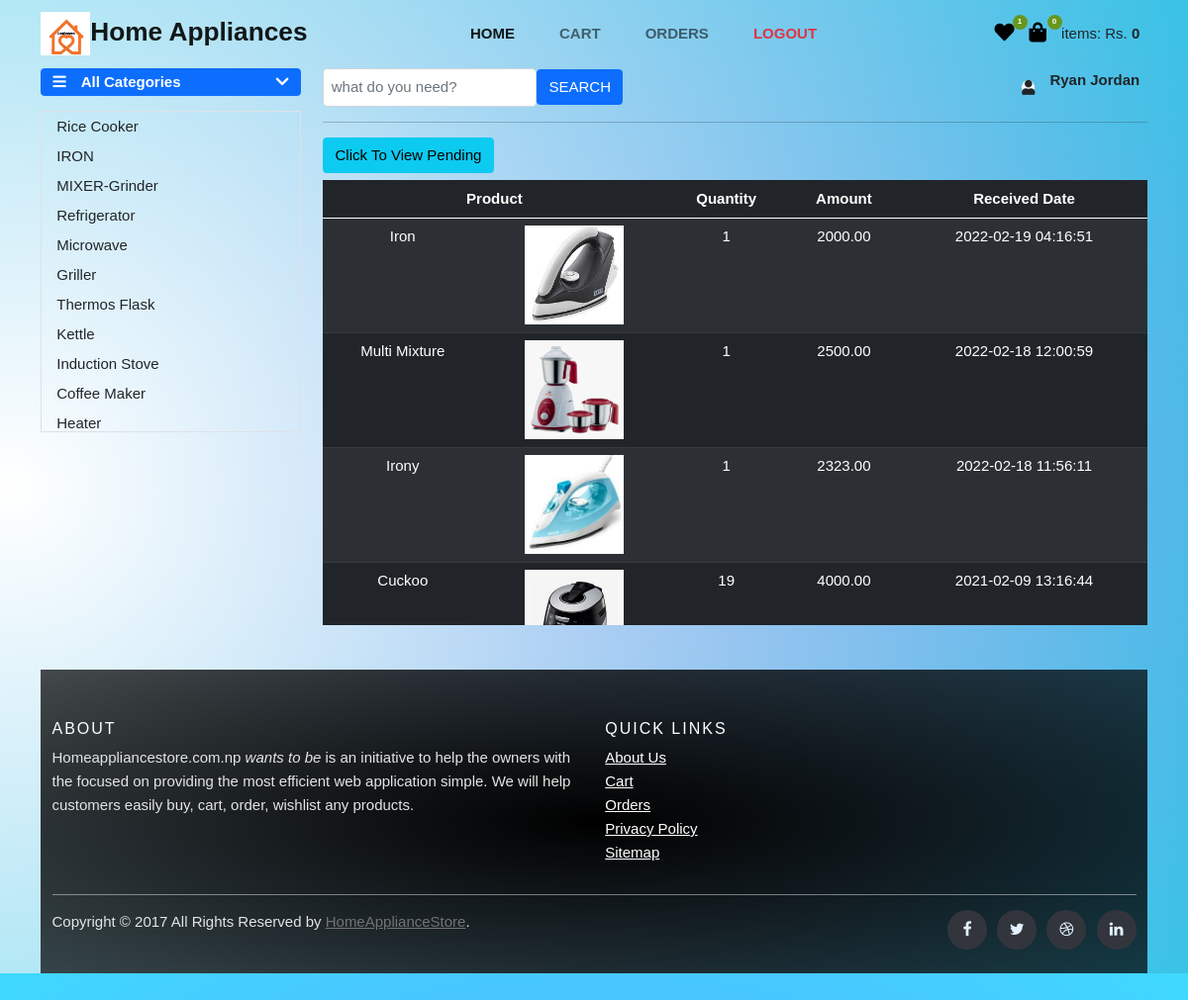
The app's page /public/ordersuccess.php (signed in) with its own data.
### tables this page shows
CREATE TABLE `categories` (
  `ct_id` bigint(20) NOT NULL,
  `ct_name` varchar(255) NOT NULL,
  `ct_desc` varchar(255) NOT NULL
);

CREATE TABLE `customers` (
  `cus_id` bigint(20) NOT NULL,
  `email` varchar(255) NOT NULL,
  `password` varchar(255) NOT NULL,
  `name` varchar(255) NOT NULL,
  `login_type` varchar(255) NOT NULL,
  `contact` text NOT NULL
);

CREATE TABLE `orders` (
  `id` bigint(20) NOT NULL,
  `customer_id` bigint(20) NOT NULL,
  `productid` bigint(20) NOT NULL,
  `quantity` int(11) NOT NULL,
  `payment_type` text NOT NULL,
  `amount` decimal(10,2) NOT NULL,
  `order_date` timestamp NOT NULL DEFAULT current_timestamp() ON UPDATE current_timestamp(),
  `order_address` varchar(255) NOT NULL,
  `order_delivered` tinyint(1) NOT NULL,
  `payment_received` tinyint(1) NOT NULL,
  `sold` tinyint(1) NOT NULL,
  `bill_no` varchar(255) NOT NULL
);

CREATE TABLE `products` (
  `pr_id` bigint(20) NOT NULL,
  `pr_name` varchar(255) NOT NULL,
  `pr_desc` varchar(255) NOT NULL,
  `pr_img` varchar(255) NOT NULL,
  `pr_price` decimal(10,2) NOT NULL,
  `pr_qty` int(10) NOT NULL,
  `cat_id` bigint(20) NOT NULL,
  `pr_brand` varchar(255) NOT NULL,
  `stock` int(10) NOT NULL
);

### helpers/functions.php (called while the page is built, shortened)
<?php
function cLogged(){
    if(isset($_SESSION['customer'])){
        return true;
    }else{
        return false;
    }
}

### classes/dbh.class.php (called while the page is built)
<?php
class Dbh {
    private $host = "localhost";
    private $user = "root";
    private $pwd = "";
    private $dbName = "project";
    public function connect () {
        $dsn = 'mysql:host=' . $this->host . ';dbname=' . $this->dbName;
        try{
        $pdo = new PDO($dsn, $this->user, $this->pwd);
        $pdo->setAttribute(PDO::ATTR_DEFAULT_FETCH_MODE, PDO::FETCH_ASSOC);
        $pdo->setAttribute(PDO::ATTR_ERRMODE, PDO::ERRMODE_EXCEPTION);
        return $pdo;
        }catch (PDOException $e){
            echo 'Connection failed: ' . $e->getMessage();
        }
    }
}

### classes/wish.class.php (called while the page is built, shortened)
<?php
require_once "../classes/dbh.class.php";
class Wish extends Dbh {
    public function getAll($customer_id) {
        $sql = "SELECT * FROM `wishes` INNER JOIN products WHERE wish_product = products.pr_id AND wish_cust = ?";
        $stmt = $this->connect()->prepare($sql);
        $stmt->execute([$customer_id]);
        while($result = $stmt->fetchAll()) {
            return $result;
        }
    }
}

### classes/cart.class.php (called while the page is built, shortened)
<?php
require_once "../classes/dbh.class.php";
class Cart extends Dbh {
    public function getAll($customer_id) {
        $sql = "SELECT * FROM cart INNER JOIN products WHERE product_id = products.pr_id AND customer_id = ?";
        $stmt = $this->connect()->prepare($sql);
        $stmt->execute([$customer_id]);
        while($result = $stmt->fetchAll()) {
            return $result;
        }
    }
    public function total($customer_id)
    {
        $total = 0;
        $allitem = $this->getAll($customer_id);
        if($allitem > 0){
            foreach($allitem as $item){
                $total = $total + $item['qty'] * $item['pr_price'];
            }
            return $total;
        }else{
            return 0;
        }
    }
}

### classes/category.class.php (called while the page is built, shortened)
<?php
require_once "../classes/dbh.class.php";
class Category extends Dbh {
    public function getAll() {
        $sql = "SELECT * FROM `categories`";
        $stmt = $this->connect()->prepare($sql);
        $stmt->execute();
        while($result = $stmt->fetchAll()) {
            return $result;
        }
    }
}

### classes/customer.class.php (called while the page is built, shortened)
<?php
require_once "../classes/dbh.class.php";
class Customer extends Dbh{
    public function selected($email) {
        $sql = "SELECT * FROM `customers` WHERE email = ?";
        $stmt = $this->connect()->prepare($sql);
        $stmt->execute([$email]);
        $result = $stmt->fetch();
        return $result;
    }
}

### classes/orders.class.php (called while the page is built, shortened)
<?php
require_once "../classes/dbh.class.php";
class Orders extends Dbh {
    public function getSelectedSold($customer_id){
        $sql = "SELECT * FROM `orders` INNER JOIN products WHERE products.pr_id = productid AND customer_id = ? AND sold = 1 ORDER BY orders.order_date DESC";
        $stmt = $this->connect()->prepare($sql);
        $stmt->execute([$customer_id]);
        while($result = $stmt->fetchAll()) {
            return $result;
        }
    }
}
?>

### public/ordersuccess.php (the view, shortened to what this page needs)
<?php
require_once "layout/header.php";
$customer_id = $_SESSION['customer_id'];
$orders = new Orders();
?>
<a href="orders.php" class="mb-2 btn btn-info">Click To View Pending</a>
<?php
if($orders->getSelectedSold($customer_id) > 0){
    $allorders = $orders->getSelectedSold($customer_id);
?>
<div class="ordersss" style="max-height:450px; overflow-y:scroll;">
<table class="table table-dark table-hover table-striped">
    <thead style="text-align: center;">
        <tr>
            <th colspan="2">Product</th>
            <th>Quantity</th>
            <th>Amount</th>
            <th>Received Date</th>
        </tr>
    </thead>
    <tbody style="text-align: center;">
        <?php foreach($allorders as $all){
            ?>
                <tr>
                    <td><?=$all['pr_name']?></td>
                    <td><img src="../admin/uploads/<?=$all['pr_img']?>" alt="productimg" width="100px" height="100px"></td>
                    <td><?=$all['quantity']?></td>
                    <td><?=$all['amount']?></td>
                   <td><?=$all['order_date']?></td>
                </tr>
        <?php
        } ?>
    </tbody>
</table>
</div>
<?php
}else{
    echo "
        <div class='alert alert-primary' role='alert'>
            No orders made!
        </div>
    ";
}
?>
<?php require_once "layout/footer.php" ?>

### public/layout/header.php (shortened to what this page needs)
<?php
$category = new Category;
?>
<!DOCTYPE html>
<html lang="en">
<head>
    <link rel="stylesheet" href="https://cdn.jsdelivr.net/npm/bootstrap@5.0.1/dist/css/bootstrap.min.css">
    <link rel="stylesheet" href="https://use.fontawesome.com/releases/v5.7.2/css/all.css">
    <link rel="stylesheet" href="https://cdnjs.cloudflare.com/ajax/libs/font-awesome/4.7.0/css/font-awesome.min.css">
    <link rel="stylesheet" href="layout/css/style.css">
    <link href="layout/css/ui.css" rel="stylesheet" type="text/css" />
</head>
<body>
    <div class="container-out">
<div class="container">
    <nav class="navbar navbar-expand-lg navbar-light ">
        <div class="container-fluid pe-lg-2 p-0"> <a class="navbar-brand fw-bold fs-3" href="index.php"><img src="../img/logo.jpeg" alt="Brand Logo" width="50px" >Home Appliances</a>
            <div class="collapse navbar-collapse" id="navbarSupportedContent">
                <ul class="navbar-nav ms-auto mb-2 mb-lg-0">
                    <li class="nav-item"> <a class="nav-link pe-3 me-4 fw-bold active" aria-current="page" href="index.php">HOME</a> </li>
                    <li class="nav-item"> <a class="nav-link pe-3 me-4 fw-bold" href="cart.php">CART</a> </li>
                    <li class="nav-item"> <a class="nav-link pe-3 me-4 fw-bold" href="orders.php">ORDERS</a> </li>
                    <?php
                        if(!cLogged()){
                    ?>
                    <li class="nav-item"> <a class="nav-link pe-3 me-4 fw-bold" href="login.php">LOGIN</a> </li>
                    <?php
                        }else{
                            ?>
                            <li class="nav-item"> <a class="nav-link pe-3 me-4 fw-bold text-danger" href="logout.php" onClick="return confirm('Confirm Logout')">LOGOUT</a> </li>
                        <?php
                        }
                    ?>
                </ul>
                <?php
                if(cLogged()){
                    ?>
                        <ul class="navbar-nav icons ms-auto mb-2 mb-lg-0">
                            <li class=" nav-item pe-3"> <a href="wish.php" class="fas fa-heart"> <span class="num rounded-circle">
                                <?php
                                    $WISH = new Wish();
                                    if(is_array($WISH->getAll($_SESSION['customer_id']))){
                                        echo count($WISH->getAll($_SESSION['customer_id']));
                                    }else{
                                        echo 0;
                                    }
                                ?>
                            </span> </a> </li>
                            <li class=" nav-item pe-3">
                                <a href="cart.php" class="fas fa-shopping-bag">
                                    <span class="num rounded-circle">
                                <?php
                                    $cart = new Cart();
                                        if(is_array($cart->getAll($_SESSION['customer_id']))){
                                            echo count($cart->getAll($_SESSION['customer_id']));
                                        }else{
                                            echo 0;
                                        }
                                    ?>
                                </span>
                                </a>
                            </li>
                            <li class=" nav-item"> <span class="">items: Rs.</span> <span class="fw-bold">
                                <?php
                                    if($cart->total($_SESSION['customer_id']) > 0){
                                        echo $cart->total($_SESSION['customer_id']);
                                    }else{
                                        echo "0";
                                    }
                                ?>
                            </span> </li>
                        </ul>
                    <?php
                }
                ?>
            </div>
        </div>
    </nav>
    <div class="row">
        <div class="col-lg-3 mb-lg-0 mb-2">
            <p> <a  class="btn btn-primary w-100 d-flex align-items-center justify-content-between" data-bs-toggle="collapse" href="#collapseExample"  role="button" aria-expanded="true" aria-controls="collapseExample"> <span class="fas fa-bars"><span class="ps-3">All Categories</span></span> <span class="fas fa-chevron-down"></span> </a> </p>
            <div class="<?php if(isset($banda)){echo "collapse";}else{echo "collapse show";} ?>  border" id="collapseExample">
                <ul class="list-unstyled">
                    <?php
                    if($category->getAll() > 0):
                        foreach ($category->getAll() as $cat):
                    ?>
                        <li><a class="dropdown-item" href="category.php?id=<?=$cat['ct_id']?>"><?=$cat['ct_name']?></a></li>
                    <?php
                        endforeach;
                    else:
                        echo "<p style='color:red;'>No categories</p>";
                    endif;
                    ?>
                </ul>
            </div>
        </div>
        <div class="col-lg-9">
            <div class="d-lg-flex">
                <div class="d-lg-flex align-items-center">
                    <form action="search.php" method="post">
                    <div class="d-flex align-items-center w-100 h-100 ps-lg-0 ps-sm-3">
                       <input class="form-control p-2" type="text" name='item_searched' placeholder="what do you need?" required>
                       <button type="submit" name="search" class="btn btn-primary d-flex align-items-center justify-content-center">SEARCH</button>
               </div>
                    </form>
                </div>
                <?php
                            if(cLogged()){
                                $customer = new Customer();
                                ?>
                <div class="d-flex align-items-center ms-lg-auto mt-lg-0 mt-3 pe-2"> <span class=" me-2 fas fa-user bg-light rounded-circle"></span>
                    <div class="d-flex flex-column ps-2">
                                <p class="fw-bold"><?=$customer->selected($_SESSION['customer'])['name']?></p>
                                <?php
                            }else{
                                ?>
                                <div class="d-flex align-items-center ms-lg-auto mt-lg-0 mt-3 pe-2"> <a href="login.php"><span class=" me-2 fas fa-user-slash bg-light rounded-circle"></span></a>
                    <div class="d-flex flex-column ps-2">
                                <?php
                            }
                        ?>
                    </div>
                </div>
            </div>
            <hr style="width:100%;text-align:left;margin-left:0">

### public/layout/css/style.css (style rules this page uses)
* { margin: 0; padding: 0; box-sizing: border-box; font-family: 'Poppins', sans-serif }
body { background: radial-gradient(rgb(92, 157, 255),rgb(63, 217, 255)); }
.container-out { background:radial-gradient(circle at 1%,rgba(255, 255, 255),rgba(0, 0, 0, 0.1)); animation-name: moving; animation-duration: 7s; animation-iteration-count: infinite; }
.num { position: absolute; display: flex; flex-direction: column; justify-content: center; align-items: center; top: -8px; left: 18px; width: 15px; height: 15px; font-size: 8px; background-color: #67971f; color: rgb(255, 255, 255) }
a.fas { position: relative; font-size: 20px; text-decoration: none; color: black }
.collapse.show { max-height: 325px; overflow-y: scroll; }

### public/layout/css/ui.css (style rules this page uses)
html { font-size: 15px; }
.border { border: 1px solid #dee2e6; }
[class*="list-"] li:after { visibility: hidden; display: block; content: ""; overflow: hidden; height: 0; clear: both; }

### records on screen
categories: ct_name "Rice Cooker"
categories: ct_name "IRON"
categories: ct_name "MIXER-Grinder"
categories: ct_name "Refrigerator"
categories: ct_name "Microwave"
categories: ct_name "Griller"
categories: ct_name "Thermos Flask"
categories: ct_name "Kettle"
categories: ct_name "Induction Stove"
categories: ct_name "Coffee Maker"
categories: ct_name "Heater"
customers: name "Ryan Jordan"
orders: productid.pr_name "Iron", productid.pr_img (picture), quantity "1", amount "2000.00", order_date "2022-02-19 04:16:51"
orders: productid.pr_name "Multi Mixture", productid.pr_img (picture), quantity "1", amount "2500.00", order_date "2022-02-18 12:00:59"
orders: productid.pr_name "Irony", productid.pr_img (picture), quantity "1", amount "2323.00", order_date "2022-02-18 11:56:11"
orders: productid.pr_name "Cuckoo", productid.pr_img (picture), quantity "19", amount "4000.00", order_date "2021-02-09 13:16:44"

### other values on screen
count($WISH->getAll($_SESSION['customer_id'])) "1"
